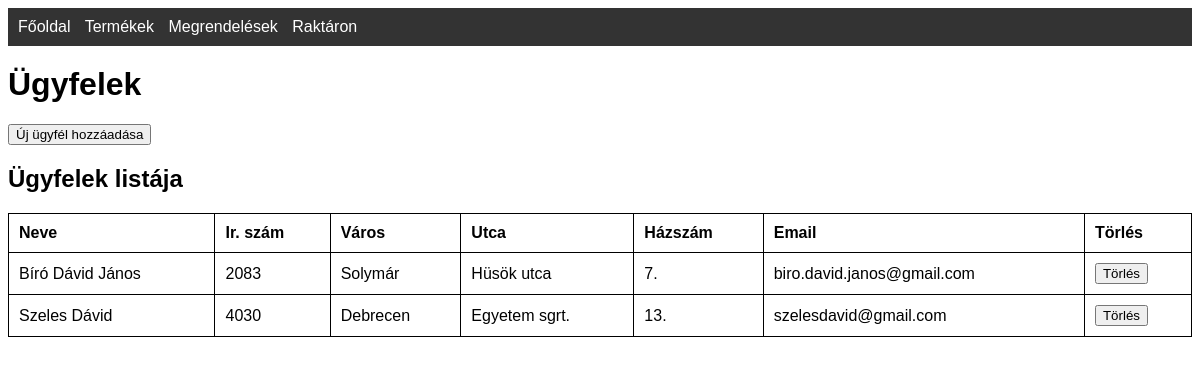
The page /customers on the database as committed earlier.
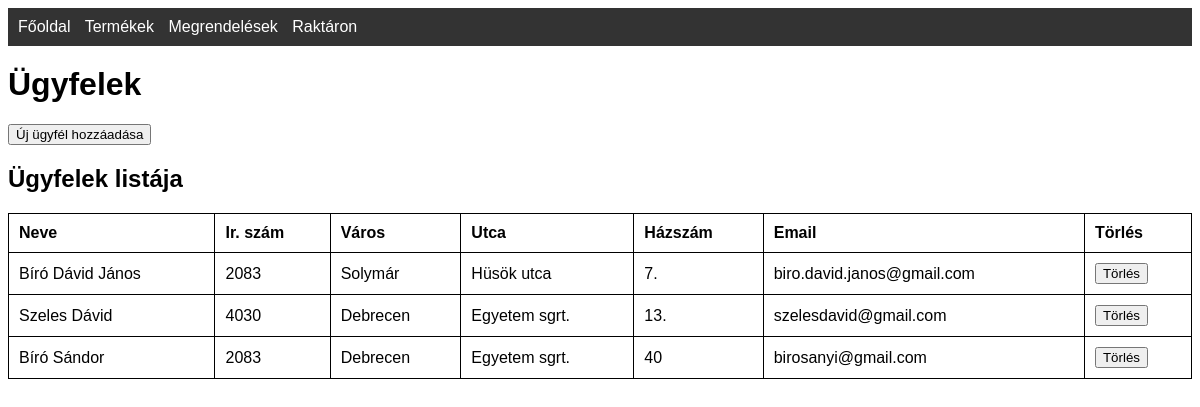
The same page on the database as committed later.
### tables this page shows
CREATE TABLE customers (
                    id INTEGER PRIMARY KEY,
                    nev TEXT,
                    iranyitoszam TEXT,
                    varos TEXT,
                    utca TEXT,
                    hazszam TEXT,
                    email TEXT);

### app.py (the view)
@app.route('/customers', methods=['GET'])
def customers():
    conn = get_db_connection()
    customers = conn.execute('SELECT * FROM customers').fetchall()
    conn.close()
    return render_template('customers.html', customers=customers)

### app.py (called while the page is built)
def get_db_connection():
    conn = sqlite3.connect('database.db')
    conn.row_factory = sqlite3.Row
    return conn

### templates/customers.html (shortened to what this page needs)
<!DOCTYPE html>
<html lang="hu">
<head>
    <link rel="stylesheet" href="{{ url_for('static', filename='css/style.css') }}">
</head>
<body>
    <nav>
        <a href="{{ url_for('index') }}">Főoldal</a>
        <a href="{{ url_for('products') }}">Termékek</a>
        <a href="{{ url_for('orders') }}">Megrendelések</a>
        <a href="{{ url_for('stock') }}">Raktáron</a>
    </nav>
    <h1>Ügyfelek</h1>
    <a href="{{ url_for('add_customer') }}">
        <button>Új ügyfél hozzáadása</button>
    </a>
    <h2>Ügyfelek listája</h2>
    <table>
        <thead>
            <tr>
                <th>Neve</th>
                <th>Ir. szám</th>
                <th>Város</th>
                <th>Utca</th>
                <th>Házszám</th>
                <th>Email</th>
                <th>Törlés</th>
            </tr>
        </thead>
        <tbody>
            {% for customer in customers %}
            <tr>
                <td>{{ customer.nev }}</td>
                <td>{{ customer.iranyitoszam }}</td>
                <td>{{ customer.varos }}</td>
                <td>{{ customer.utca }}</td>
                <td>{{ customer.hazszam }}</td>
                <td>{{ customer.email }}</td>
                <td>
                    <form action="{{ url_for('delete_customer', email=customer.email) }}" method="post">
                        <button type="submit">Törlés</button>
                    </form>
                </td>
            </tr>
            {% endfor %}
        </tbody>
    </table>
</body>
</html>

Rows that differ between the two databases and show on the page:
added customers: nev "Bíró Sándor", iranyitoszam "2083", varos "Debrecen", utca "Egyetem sgrt.", hazszam "40", email "birosanyi@gmail.com"
